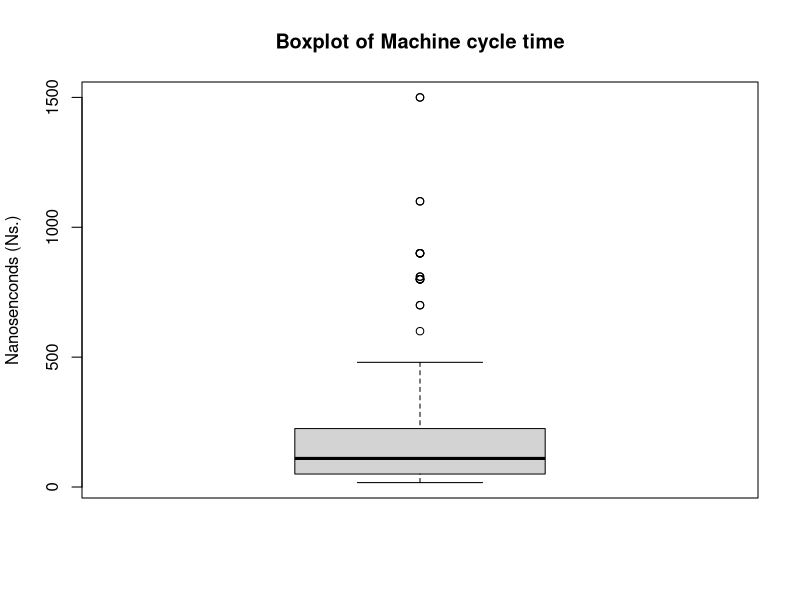
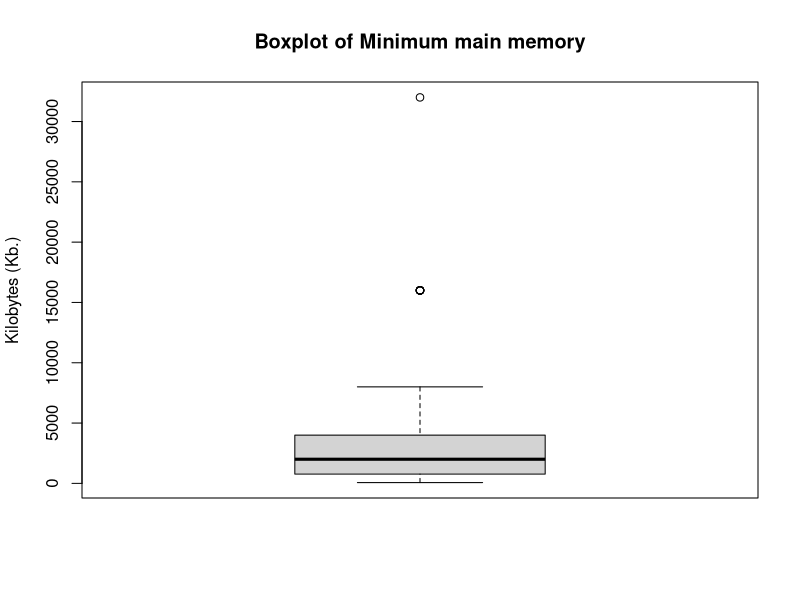
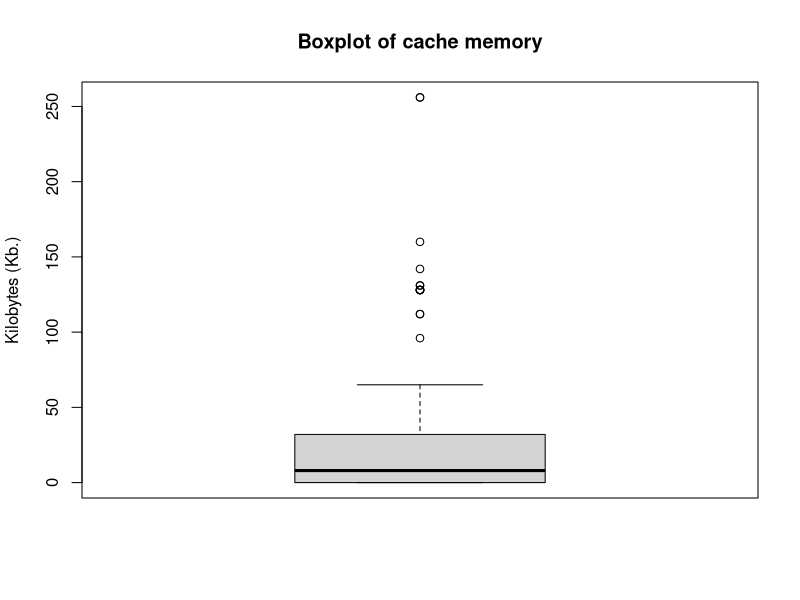
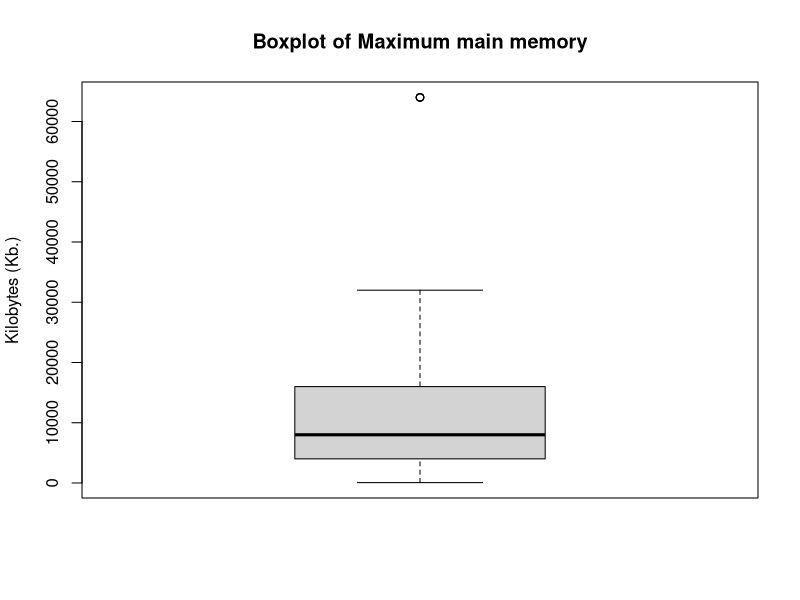
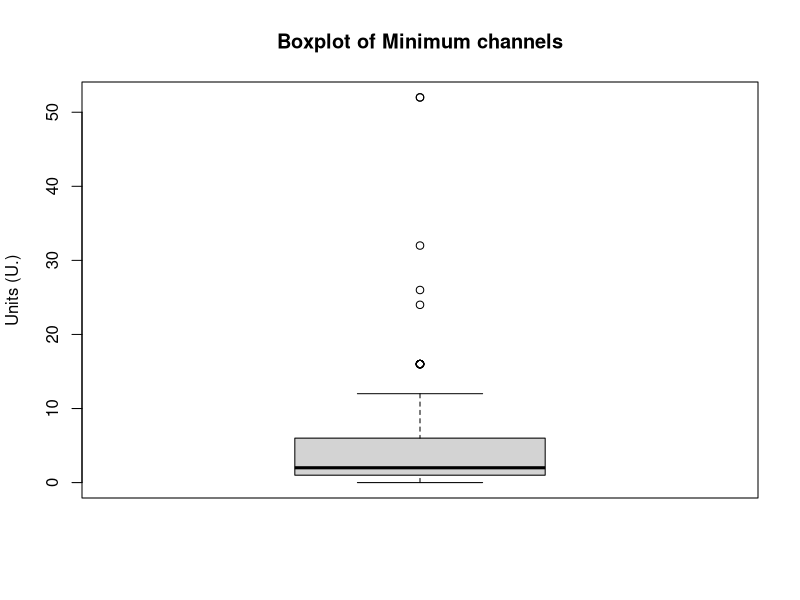
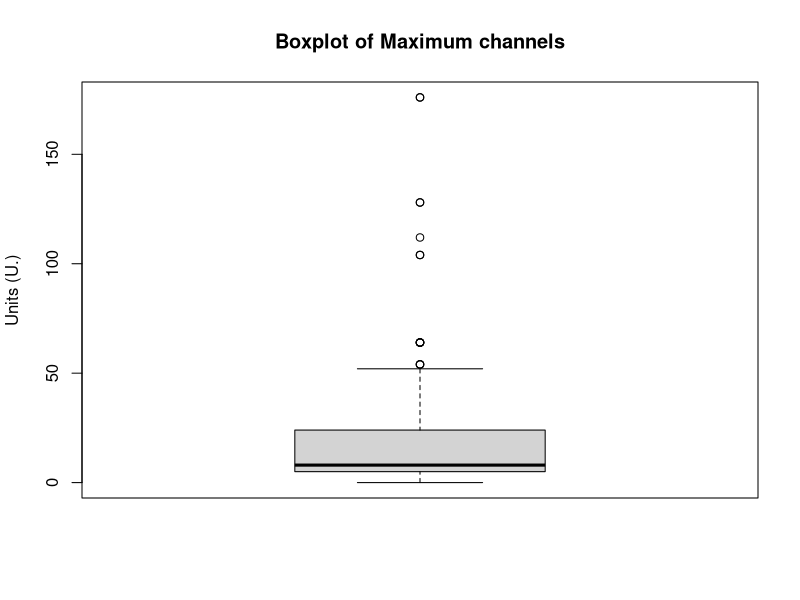
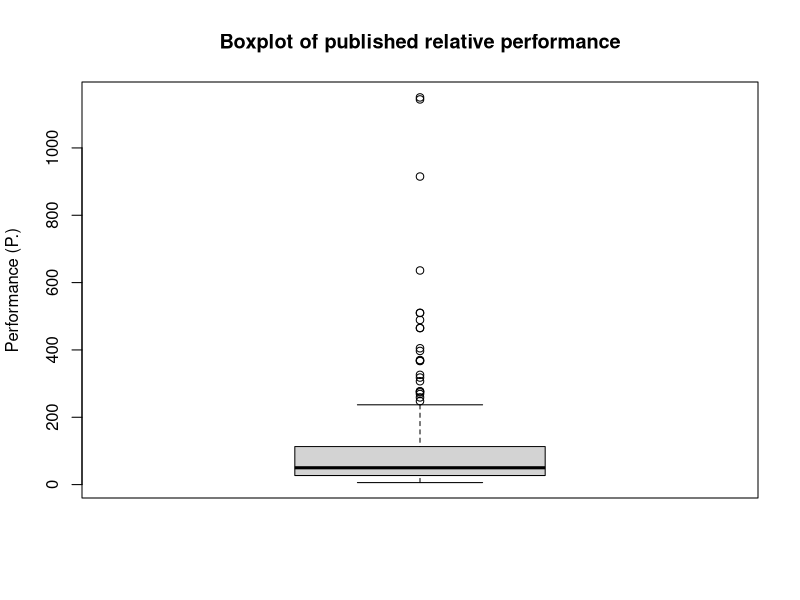
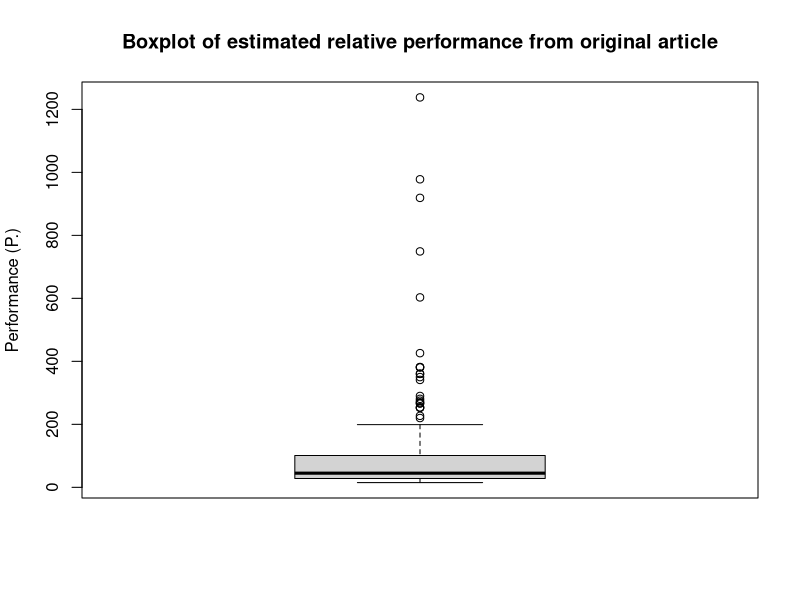

Generate these figures, in order, with R:
## ---- chunk 1
knitr::opts_chunk$set(echo = TRUE)

## ---- chunk 2
cpuData <- read.csv("machine.csv")
## ---- chunk 3
summary(cpuData)
## ---- chunk 4
quantile(cpuData$MYCT)
## ---- chunk 5
#Boxplot of machine cycle time
boxplot(cpuData$MYCT,
        main = "Boxplot of Machine cycle time",
        ylab = "Nanosenconds (Ns.)") 
## ---- chunk 6
quantile(cpuData$MMIN)
## ---- chunk 7
#Boxplot of the minimum main memory
boxplot(cpuData$MMIN,
        main = "Boxplot of Minimum main memory",
        ylab = "Kilobytes (Kb.)")
## ---- chunk 8
#boxplot of the cache memory
quantile(cpuData$CACH)
boxplot(cpuData$CACH,
        main = "Boxplot of cache memory",
        ylab = "Kilobytes (Kb.)") 

#boxplot of the maximum main memory
quantile(cpuData$MMAX)
boxplot(cpuData$MMAX,
        main = "Boxplot of Maximum main memory",
        ylab = "Kilobytes (Kb.)")
## ---- chunk 9
#boxplot of the minimum channels
quantile(cpuData$CHMIN)
boxplot(cpuData$CHMIN,
        main = "Boxplot of Minimum channels",
        ylab = "Units (U.)")

#boxplot of the maximum channels
quantile(cpuData$CHMAX)
boxplot(cpuData$CHMAX,
        main = "Boxplot of Maximum channels",
        ylab = "Units (U.)")
## ---- chunk 10
#boxploot of the relative performance
quantile(cpuData$PRP)
boxplot(cpuData$PRP,
        main = "Boxplot of published relative performance",
        ylab = "Performance (P.)") 
## ---- chunk 11
quantile(cpuData$ERP)

#boxplot of the estimated relative performance from original article
boxplot(cpuData$ERP,
        main = "Boxplot of estimated relative performance from original article",
        ylab = "Performance (P.)") 
## ---- chunk 12
library(e1071)

##Skewness of cycle time
skewness(cpuData$MYCT)

##Skewness of minimum main memory
skewness(cpuData$MMIN)

##Skewness of maximum main memory
skewness(cpuData$MMAX)

##Skewness of cache of memory
skewness(cpuData$CACH)

##Skewness of minimum channels
skewness(cpuData$CHMIN)

##Skewness of maximum channels
skewness(cpuData$CHMAX)

##Skewness of relative performance
skewness(cpuData$PRP)

##Skewness of estimated relative performance
skewness(cpuData$ERP)
## ---- chunk 13

hist(cpuData$MMAX, xlab = 'Max memory in kb',main = 'Histogram of max memory in kb', border = 'black',col = 'orange' )
hist(cpuData$MMIN, xlab = 'Min memory in kb',main = 'Histogram of min memory in kb', border = 'black',col = 'orange' )
hist(cpuData$CHMAX, xlab = 'Cache in kb',main = 'Histogram of Cache in kb', border = 'black',col = 'red' )

## ---- chunk 14
hist(cpuData$MYCT, xlab = 'machine Cycle in kb/nanoseconds',main = 'Histogram of Machine Cycle', border = 'black',col = 'green' )
## ---- chunk 15
hist(cpuData$PRP, xlab = 'Publicated performance in kb/nanoseconds',main = 'Histogram of Publicated performance', border = 'black',col = 'blue' )
hist(cpuData$ERP, xlab = 'Estimated performance in kb/nanoseconds',main = 'Histogram of Public performance', border = 'black',col = 'blue' )
## ---- chunk 16

#Removing non-numeric columns
cpuMatrix <- cpuData[-1]
cpuMatrix <- cpuMatrix[-1]
## ---- chunk 17
# Matrix mapping

# We can see that according to their correlation coefficients, when time-based cycles are smaller, all other variables tend to increase slightly. 
cor(cpuMatrix)

## ---- chunk 18

#Scatterplot for the correlation of PRP and MMAX.`
plot(cpuMatrix$PRP,cpuMatrix$MMAX,xlab="Relative performance published",ylab = "Maximum memory in KB")


#We can appreciate, when the maximum memory increases, also the published relative performance increases

#Scatterplot for the correlation of ERP and MMAX.
plot(cpuMatrix$ERP,cpuMatrix$MMAX,xlab = "Estimated relative performance",ylab = "Maximum memory in KB")

#The performance estimate also increases linearly with memory in KB

#Scatterplot for the correlation of PRP and ERP.
plot(cpuMatrix$ERP,cpuMatrix$PRP,xlab = "Estimated relative performance",ylab="Relative performance published")

#The relationship between the estimated and the published.
#The optimum should be that the correlation is perfect, it would mean that the published data are congruent with the estimated data.
